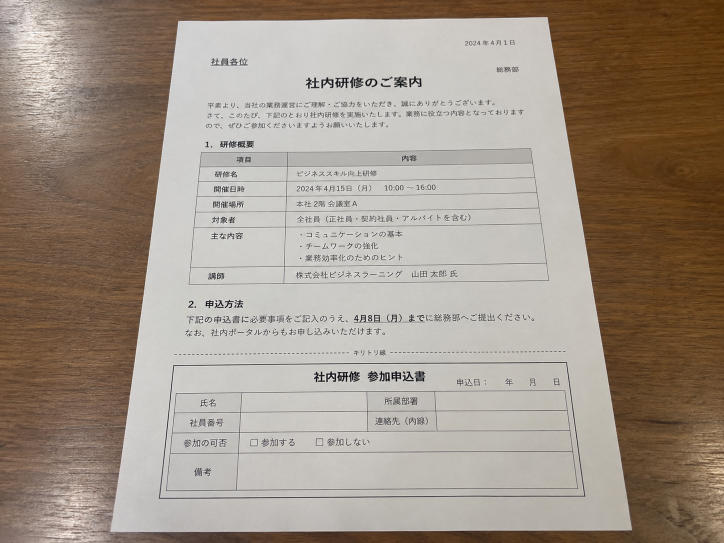
#> input picture document.jpg, 1448 x 1086 px, found by its file name (shown at 1/2 size)
$ python scanner-5.py
#> lines starting #> are read from the running program, lines starting #| are printed output that depends on the picture; after the words box and inside, x2 and y2 are one past the last pixel; in counts of white or black regions, pixels touching at a corner belong together


import cv2
import numpy as np

def order_points(pts):

    pts = pts.reshape(4, 2)

    rect = np.zeros((4, 2), dtype="float32")

    s = pts.sum(axis=1)

    rect[0] = pts[np.argmin(s)] #左上
    rect[2] = pts[np.argmax(s)] #右下

    diff = np.diff(pts, axis=1)

    rect[1] = pts[np.argmin(diff)] #右上
    rect[3] = pts[np.argmax(diff)] #左下

    return rect

def four_point_transform(image, pts):

    rect = order_points(pts)

    (tl, tr, br, bl) = rect

    widthA = np.linalg.norm(br - bl)
    widthB = np.linalg.norm(tr - tl)

    maxWidth = max(int(widthA), int(widthB)) #幅の最大値

    heightA = np.linalg.norm(tr - br)
    heightB = np.linalg.norm(tl - bl)

    maxHeight = max(int(heightA), int(heightB)) #高さの最大値

    dst = np.array([
        [0, 0],
        [maxWidth - 1, 0],
        [maxWidth - 1, maxHeight - 1],
        [0, maxHeight - 1]
    ], dtype="float32") #変換後の座標

    M = cv2.getPerspectiveTransform(rect, dst) #変換行列

    warped = cv2.warpPerspective(
        image,
        M,
        (maxWidth, maxHeight)
    ) #透視変換

    return warped

img = cv2.imread("document.jpg")
#> img is the input picture: shape (1086, 1448, 3); mean B, G, R 135.2, 147.7, 160.6

gray = cv2.cvtColor(img, cv2.COLOR_BGR2GRAY)
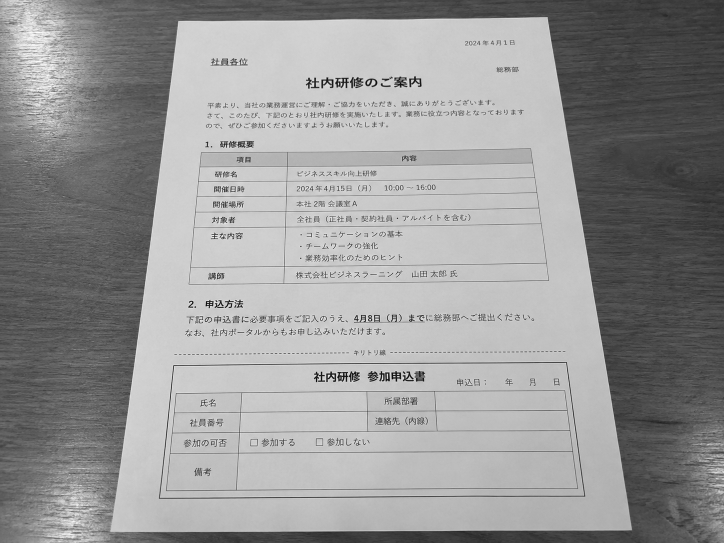
#> gray: shape (1086, 1448) (shown at 1/2 size); min 0, max 255, mean 150.1

blur = cv2.GaussianBlur(gray, (5, 5), 0)

edge = cv2.Canny(blur, 50, 150)
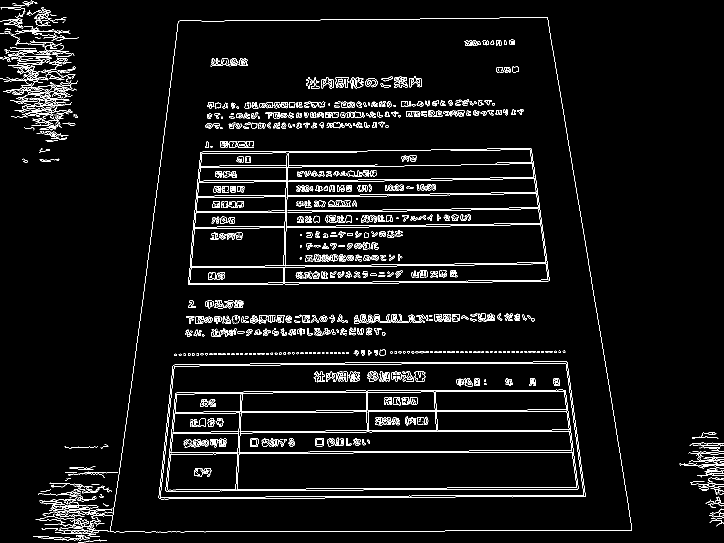
#> edge: shape (1086, 1448) (shown at 1/2 size); 4.5% white in thin lines or dots

contours, _ = cv2.findContours(
    edge,
    cv2.RETR_EXTERNAL,
    cv2.CHAIN_APPROX_SIMPLE
)
#> contours = 179 contours, 148 with area under 20; largest, box (x1, y1, x2, y2) and area: (161, 34, 1264, 1065) 911046, (6, 170, 154, 196) 368, (20, 193, 139, 215) 320, (0, 152, 97, 169) 166, (53, 14, 101, 39) 155

document = None
max_area = 0

for c in contours:

    area = cv2.contourArea(c)

    if area < 5000:
        continue

    peri = cv2.arcLength(c, True)

    approx = cv2.approxPolyDP(c, 0.02 * peri, True)

    if len(approx) == 4:

        if area > max_area:
            document = approx
            max_area = area
#> this loop made 179 passes
#> (area, peri, document, max_area) on pass 171: (911046, 4382.4, [[1094, 34], [356, 42], [161, 1021], [1263, 1060]], 911046)
#> area on passes 2, 4, 13, 25, 30, 34: 32.5, 26.5, 77.5, 26.5, 107.5, 43
#> after the loop, max_area = 911046

result = img.copy()

if document is not None:

    cv2.drawContours(
        result,
        [document],
        -1,
        (0, 255, 0),
        3
    )
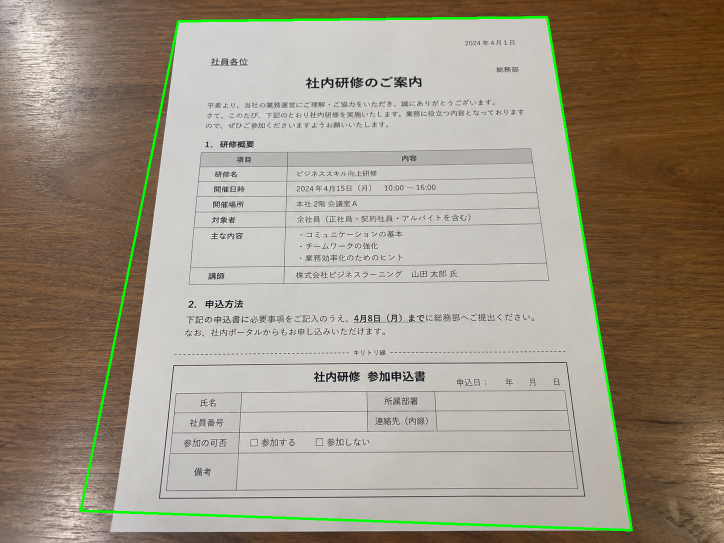
#> result: shape (1086, 1448, 3) (shown at 1/2 size); 1.21% of pixels changed, all inside (x1, y1, x2, y2) = (159, 32, 1266, 1063)

    warped = four_point_transform(
        img,
        document
    )
#> in order_points, `pts = pts.reshape(4, 2)`: pts = [[1094, 34], [356, 42], [161, 1021], [1263, 1060]]
#> in order_points, `s = pts.sum(axis=1)`: s = [1128, 398, 1182, 2323]
#> in order_points, `diff = np.diff(pts, axis=1)`: diff = [-1060, -314, 860, -203]
#> in four_point_transform, `rect = order_points(pts)`: rect = [[356, 42], [1094, 34], [1263, 1060], [161, 1021]]
#> in four_point_transform, `(tl, tr, br, bl) = rect`: tl = [356, 42]; tr = [1094, 34]; br = [1263, 1060]; bl = [161, 1021]
#> in four_point_transform, `widthA = np.linalg.norm(br - bl)`: widthA = 1102.7
#> in four_point_transform, `widthB = np.linalg.norm(tr - tl)`: widthB = 738
#> in four_point_transform, `maxWidth = max(int(widthA), int(widthB))`: maxWidth = 1102
#> in four_point_transform, `heightA = np.linalg.norm(tr - br)`: heightA = 1039.8
#> in four_point_transform, `heightB = np.linalg.norm(tl - bl)`: heightB = 998.2
#> in four_point_transform, `maxHeight = max(int(heightA), int(heightB))`: maxHeight = 1039
#> in four_point_transform, `dst = np.array([ [0, 0], [maxWidth - 1, 0], [maxWidth - 1, maxHeight -..`: dst = [[0, 0], [1101, 0], [1101, 1038], [0, 1038]]
#> in four_point_transform, `M = cv2.getPerspectiveTransform(rect, dst)`: M = [[1.61, 0.321, -586.9], [0.0178, 1.64, -75.2], [5.45e-05, 0.000523, 1]]

    scan_gray = cv2.cvtColor(
    warped,
    cv2.COLOR_BGR2GRAY
    )
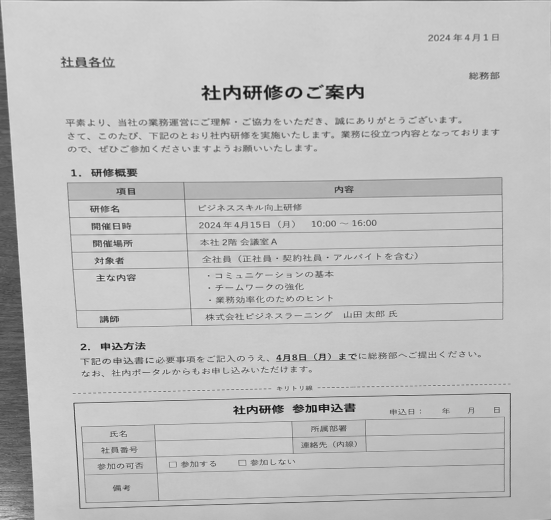
#> scan_gray: shape (1039, 1102) (shown at 1/2 size); min 3, max 254, mean 190.4

    background = cv2.medianBlur(
    scan_gray,
    31
    )
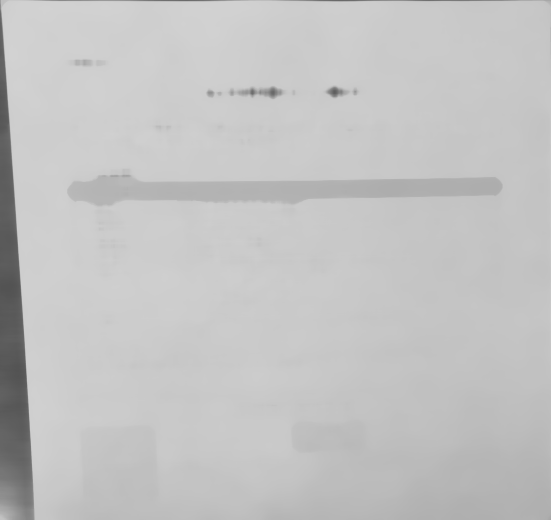
#> background: shape (1039, 1102) (shown at 1/2 size); min 83, max 210, mean 194.9

    shadow_removed = cv2.divide(
        scan_gray,
        background,
        scale=255
    )
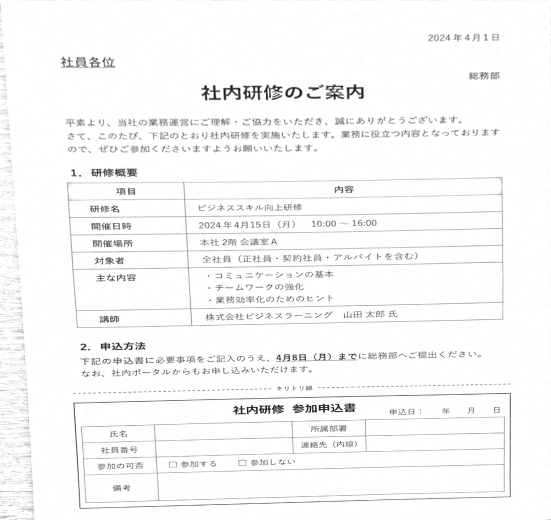
#> shadow_removed: shape (1039, 1102) (shown at 1/2 size); min 4, max 255, mean 247.6

    cv2.imshow(
        "Shadow Removed",
        shadow_removed
    )

    scan = cv2.adaptiveThreshold(
        shadow_removed,
        255,
        cv2.ADAPTIVE_THRESH_GAUSSIAN_C,
        cv2.THRESH_BINARY,
        11,
        2
    )
#> scan: shape (1039, 1102); 89.2% white; black in thin lines or dots

    cv2.imshow(
        "Scanned Document",
        warped
    )

    scan = cv2.adaptiveThreshold(
    scan_gray,
    255,
    cv2.ADAPTIVE_THRESH_GAUSSIAN_C,
    cv2.THRESH_BINARY,
    11,
    2
    )
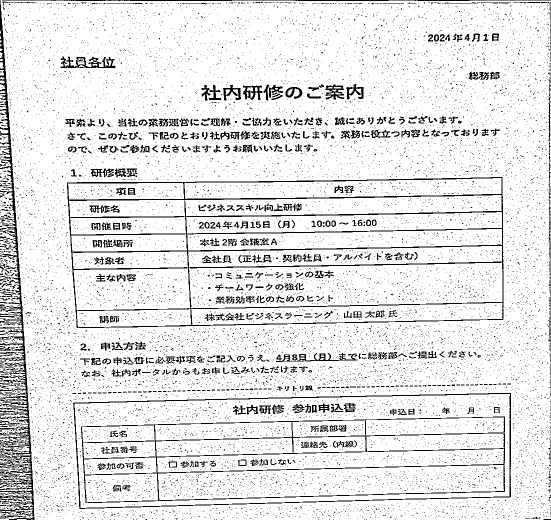
#> scan: shape (1039, 1102) (shown at 1/2 size); 89.8% white; black in thin lines or dots

    cv2.imshow(
        "Scanned",
        scan
    )

else:
    print("書類が検出できませんでした。")

cv2.imshow(
    "Document Detection",
    result
)

cv2.waitKey(0)

cv2.destroyAllWindows()
